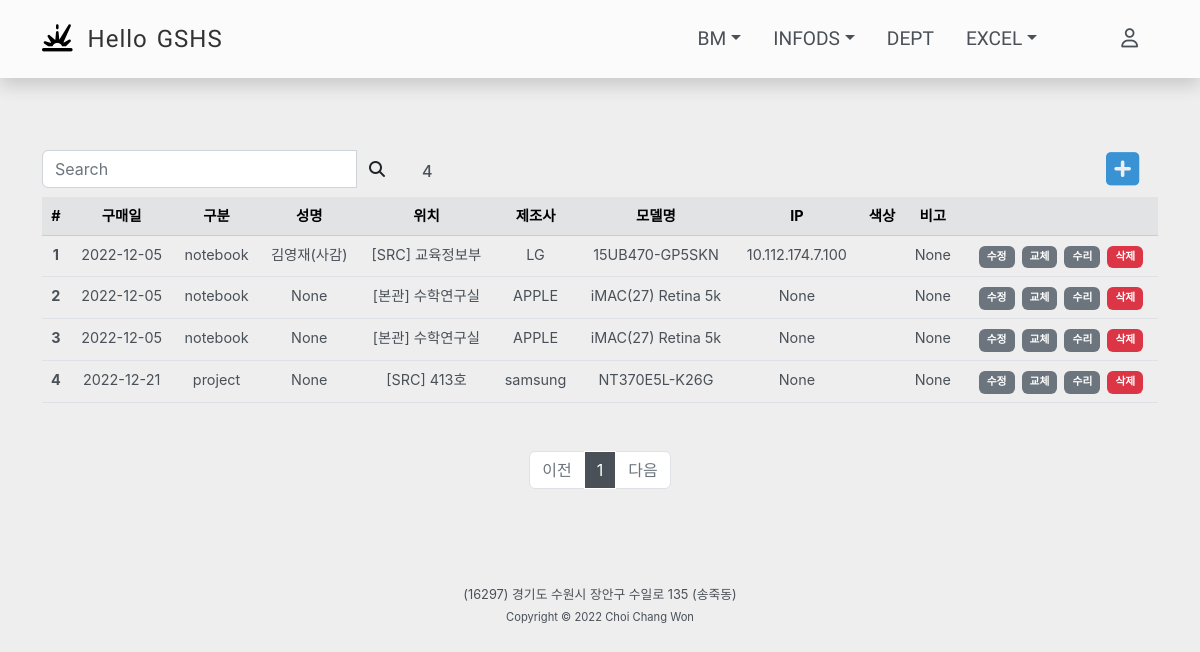
Before: /gigi/all/ with the older database file.
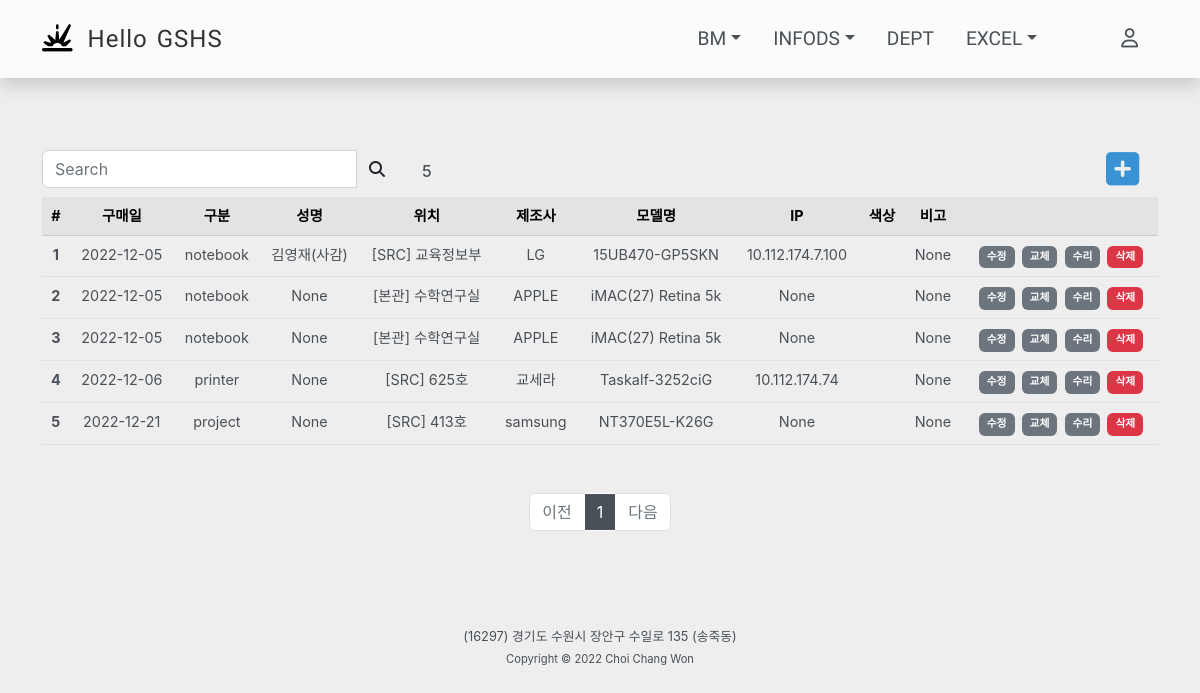
After: the same page with the newer database file.
### gshsapp/models.py (models this page shows, shortened)
class Gigiinfo(models.Model):
    COLOR_SELECT = (
        ('None',None),
        ('블랙','블랙'),
        ('컬러','컬러'),
    )
    date = models.DateField(default=timezone.now)
    buyproduct = models.ForeignKey(Buyproduct, on_delete=models.CASCADE, related_name='gigiinfo')
    location = models.ForeignKey(Location, on_delete=models.CASCADE, related_name='gigiinfo')
    user = models.ForeignKey(User, on_delete=models.CASCADE, related_name='gigiinfo', null=True, blank=True)
    ip = models.CharField(max_length=20, null=True, blank=True)
    color = models.CharField(max_length=10, choices=COLOR_SELECT, default=None, blank=True)
    jaego = models.BooleanField(default=False)
    notuse = models.BooleanField(default=False)
    bigo = models.CharField(max_length=100, null=True, blank=True)
    class Meta:
        db_table = "gigiinfo"

class Buyproduct(models.Model):
    gubun = models.ForeignKey(Gubun, on_delete=models.CASCADE, related_name='buyproduct')
    company = models.CharField(max_length=20)
    model = models.CharField(max_length=30)
    bigo = models.CharField(max_length=100, null=True, blank=True)
    class Meta:
        db_table = "buyproduct"

class Gubun(models.Model):
    GUBUN = (
        ('Buyproduct', '구매Table'),
        ('Replacement', '교체Table'),
        ('Repair', '수리Table'),
    )
    tablename = models.CharField(max_length=20, default='', choices=GUBUN)
    gubun = models.CharField(max_length=50)
    def __str__(self):
        return self.gubun
    class Meta:
        db_table = "gubun"

class Location(models.Model):
    LGUBUN = (
        ('부서','부서'),
        ('강의실','강의실'),
        ('실험실','실험실'),
        ('협의회실','협의회실'),
        ('강당','강당'),
        ('서버실','서버실'),
        ('동아리실','동아리실'),
        ('기타','기타'),
    )
    BGUBUN = (
        ('본관','본관'),
        ('SRC','SRC'),
        ('학술정보관','학술정보관'),
        ('학습관','학습관'),
        ('자치관','자치관'),
        ('창조관','창조관'),
        ('급식소','급식소'),
        ('우정1관','우정1관'),
        ('우정2관','우정2관'),
        ('아름관','아름관'),
    )
    building = models.CharField(max_length=50, choices=BGUBUN)
    hosil = models.CharField(max_length=20)
    locationgubun = models.CharField(max_length=20, default='기타', choices=LGUBUN)
    bigo = models.CharField(max_length=100, null=True, blank=True)
    def __str__(self):
        return f'[{self.building}] {self.hosil}'
    class Meta:
        db_table = "location"

### login/models.py (models this page shows)
class User(AbstractUser):
    objects = UserManager()
    username = models.CharField(max_length=20, null=True, unique=True, blank=True)
    password = models.CharField(max_length=100, null=True, blank=True)
    email = models.CharField(max_length=50, null=True, blank=True)
    is_active = models.BooleanField(default=True)
    name = models.CharField(max_length=50, null=True)
    subject = models.CharField(max_length=50, null=True)
    USERNAME_FIELD = 'username'
    def __str__(self):
        return f'{self.name}({self.subject})'
    class Meta:
        db_table = "user"

### gshsapp/views.py (the view)
# urls.py: path('gigi/<str:gigigubun>/', views.InfogigiList, name='gigi_gubun'),
def InfogigiList(request, gigigubun):
    context={}
    query = request.GET.get('q','')
    if gigigubun == 'all':
        infogigis = Gigiinfo.objects.all().exclude(user__is_active =False).filter(jaego=False, notuse=False).order_by('date')
    elif gigigubun == 'notebook' or gigigubun == 'desktop':
        infogigis = Gigiinfo.objects.all().exclude(user__is_active =False).filter(buyproduct__gubun__gubun=gigigubun, jaego=False, notuse=False).order_by('date')
    elif gigigubun == 'jaego':
        infogigis = Gigiinfo.objects.all().filter(jaego=True, notuse=False).order_by('date')
    elif gigigubun == 'notuse':
        infogigis = Gigiinfo.objects.all().filter(jaego=False, notuse=True).order_by('date')
    else:
        infogigis = Gigiinfo.objects.all().filter(buyproduct__gubun__gubun=gigigubun, jaego=False, notuse=False).order_by('date')
    gigis = infogigis.filter(Q(user__name__icontains=query) | Q(buyproduct__model__icontains=query) | Q(location__hosil__icontains=query) | Q(ip__icontains=query))
    context['gigigubun'] = gigigubun
    context['q'] = query
    page = request.GET.get('page', '1')  # 페이지
    paginator = Paginator(gigis, 10)  # 페이지당 10개씩 보여주기
    page_obj = paginator.get_page(page)
    context ['page_obj'] = page_obj
    context ['query'] = query
    return render(request, 'gshsapp/infogigi.html', context)

### gshsapp/templates/gshsapp/infogigi.html (shortened to what this page needs)
{% extends 'base.html' %}
{% block content %}
<div class="row">
  <div class="col-md-4">
    <form method="GET" action="{% url 'gshsapp:gigi_gubun' gigigubun=gigigubun %}">
      <div class="input-group">
        <input type="search" name="q" value="{{ q }}" class="form-control" placeholder="Search" aria-label="Search" aria-describedby="search-addon" />
        <button type="submit" class="btn">
          <i class="fas fa-search"></i>
        </button>
      </div>
    </form>
  </div>
  <div class="col-md-1  align-self-end me-auto"><h6>{{ page_obj.paginator.count }}</h6></div>
  <div class="col-md-1 text-center">
    <a href="{% url 'gshsapp:gigi_create' gigigubun=gigigubun %}">
      <i style="font-size: 38px; color:#3892d4;" class="fas fa-plus-square"></i>
    </a>
  </div>
</div>
<table class="table text-center mt-2">
    <thead class="table-secondary">
      <tr>
        <th scope="col">#</th>
        <th scope="col">구매일</th>
        <th scope="col">구분</th>
        <th scope="col">성명</th>
        <th scope="col">위치</th>
        <th scope="col">제조사</th>
        <th scope="col">모델명</th>
        <th scope="col">IP</th>
        <th scope="col">색상</th>
        <th scope="col">비고</th>
        <th scope="col"></th>
      </tr>
    </thead>
      {% for gigi in page_obj %}
      <tr>
        <th scope="row">{{ forloop.counter }}</th>
        <td>{{ gigi.date|date:"Y-m-d" }}</td>
        <td>{{ gigi.buyproduct.gubun }}</td>
        <td>{{ gigi.user}}</td>
        <td>{{ gigi.location }}</td>
        <td>{{ gigi.buyproduct.company }}</td>
        <td>{{ gigi.buyproduct.model }}</td>
        <td>{{ gigi.ip }}</td>
        <td>{{ gigi.color }}</td>
        <td>{{ gigi.bigo }}</td>
        <td>
          {% if gigigubun == 'notuse'%}
            <span class="gitamenu badge bg-danger">불용기기</span>
          {% elif gigigubun == 'jaego'%}
            <span class="gitamenu badge bg-success">재고기기</span>
          {% else %}
            <a href="{% url 'gshsapp:gigi_update' gigi.id %} ">
              <span class="gitamenu badge bg-secondary">수정</span>
            </a>
            <a href="{% url 'gshsapp:gigi_change' gigi.id %}?next={{request.path}} ">
              <span class="gitamenu badge bg-secondary">교체</span>
            </a>
            <a href="{% url 'gshsapp:gigi_suri' gigi.id %}?next={{request.path}} ">
              <span class="gitamenu badge bg-secondary">수리</span>
            </a>
            <span class="gigidelete gitamenu badge bg-danger" data-url="{% url 'gshsapp:gigi_delete' gigi.id %}">삭제</span>
          {% endif %}
        </td>
      </tr>
      {% endfor %}
  </table>
  <div class="row mt-5">
    <div class="col-12">
      {% include 'gshsapp/pagination.html' %}
    </div>
  </div>
  {% endblock %}

### templates/base.html (shortened to what this page needs)
{% load static %}
<!DOCTYPE html>
<html lang="en">
<head>
    <link href="https://cdn.jsdelivr.net/npm/bootstrap@5.2.1/dist/css/bootstrap.min.css" rel="stylesheet">
    <link rel="stylesheet" href="{% static 'css/gshs.css' %}" type="text/css">
</head>
<body>
    <nav class="navbar navbar-dark navbar-expand-lg shadow fixed-top py-3" id="mainNav">
        <div class="container">
                <i class="fa-solid fa-explosion"></i><a class="navbar-brand" href="{% url 'gshsapp:home' %}">Hello GSHS</a>
            <div class="collapse navbar-collapse" id="navbarResponsive">
                <ul class="navbar-nav ms-auto">
                    <li class="nav-item mx-0 dropdown">
                        <a class="nav-link dropdown-toggle py-2 px-0 px-lg-3 rounded" href="#"  role="button" data-toggle="dropdown" aria-expanded="false">BM</a>
                    </li>
                    <li class="nav-item mx-0 dropdown">
                        <a class="nav-link dropdown-toggle py-2 px-0 px-lg-3 rounded" href="#"  role="button" data-toggle="dropdown" aria-expanded="false">INFODS</a>
                    </li>
                    <li class="nav-item mx-0"><a class="nav-link py-2 px-0 px-lg-3 rounded" href="{% url 'gshsapp:gigi_buseo' '교육정보부'%}">DEPT</a></li>
                    <li class="nav-item mx-0 dropdown">
                        <a class="nav-link dropdown-toggle py-2 px-0 px-lg-3 rounded" href="#"  role="button" data-toggle="dropdown" aria-expanded="false">EXCEL</a>
                    </li>
                    {% if user.is_authenticated %}
                        <li class="nav-item mx-0 mx-lg-1 ps-5"><a class="nav-link py-2 px-0 px-lg-3 rounded" href="{% url 'login:logout' %}" title="{{ request.user.username }}님 반갑습니다."><i class="fa-solid fa-power-off"></i></a></li>
                    {% else %}
                        <li class="nav-item mx-0 mx-lg-1 ps-5"><a class="nav-link py-2 px-0 px-lg-3 rounded" href="{% url 'login:login' %}" title="로그인 하세요."><i class="fa-regular fa-user"></i></a></li>
                    {% endif %}
                </ul>
            </div>
        </div>
    </nav>
    <section>
        <div class="container">
            {% block content %}
            {% endblock %}
        </div>
    </section>
    <footer>
        <address>
          (16297) 경기도 수원시 장안구 수일로 135 (송죽동)
        </address>
        <small>Copyright &copy; 2022 Choi Chang Won</small>
    </footer>
</body>
</html>

### gshsapp/templates/gshsapp/pagination.html
      <ul class="pagination justify-content-center">
        {% if page_obj.has_previous %}
        <li class="page-item">
            <a class="page-link" href="?page={{ page_obj.previous_page_number }}&q={{query}}">이전</a>
        </li>
        {% else %}
        <li class="page-item disabled">
            <a class="page-link" tabindex="-1" aria-disabled="true" href="#">이전</a>
        </li>
        {% endif %}
        {% for page_number in page_obj.paginator.page_range %}
          {% if page_number >= page_obj.number|add:-5 and page_number <= page_obj.number|add:5 %}
          {% if page_number == page_obj.number %}
          <li class="page-item active" aria-current="page">
              <a class="page-link" href="?page={{ page_number }}&q={{query}}">{{ page_number }}</a>
          </li>
          {% else %}
          <li class="page-item">
              <a class="page-link" href="?page={{ page_number }}&q={{query}}">{{ page_number }}</a>
          </li>
          {% endif %}
          {% endif %}
        {% endfor %}
        {% if page_obj.has_next %}
        <li class="page-item">
            <a class="page-link" href="?page={{ page_obj.next_page_number }}&q={{query}}">다음</a>
        </li>
        {% else %}
        <li class="page-item disabled">
            <a class="page-link" tabindex="-1" aria-disabled="true" href="#">다음</a>
        </li>
        {% endif %}
      </ul>

### static/css/gshs.css (style rules this page uses)
html, body { -ms-overflow-style: none; background-color: #eee; color: #495057; font-family: "NotoSansKR-Regular", -apple-system, BlinkMacSystemFont, "Segoe UI", Roboto, "Helvetica Neue", Arial, "Noto Sans", sans-serif, "Apple Color Emoji", "Segoe UI Emoji", "Segoe UI Symbol", "Noto Color Emoji"; }
a { text-decoration: none; }
nav { background-color: rgb(251, 251, 251); }
.navbar-brand { font-family: 'Zen Dots', cursive; color: #323232; font-size: 1.5rem; margin-left: 15px; letter-spacing: 1px; word-spacing: 2px; }
.nav-item a { font-family: 'Inconsolata', monospace; color:#495057; font-size: 1.2rem; }
.fa-explosion { color:black; font-size: 1.7rem; }
section { margin-top: 150px; }
.table { --bs-table-color: #495057; color: #495057; font-size: 0.9rem; }
.gitamenu { margin-left: 3px; padding: 6px 8px; }
.gigidelete { cursor: pointer; }
footer { margin-top: 70px; text-align: center; padding: 10px; font-size: 0.8rem; }
address { margin-bottom: 0.2rem; }
a.page-link { color: #495057; }
.active >.page-link, .page-link.active { background-color: #495057; border-color: white; }

Changed rows visible on the page:
added Gigiinfo: date "2022-12-06", buyproduct.gubun "printer", user "None", location "[SRC] 625호", buyproduct.company "교세라", buyproduct.model "Taskalf-3252ciG", ip "10.112.174.74", bigo "None"
Other visible differences:
{{ page_obj.paginator.count }}: "4" → "5"
